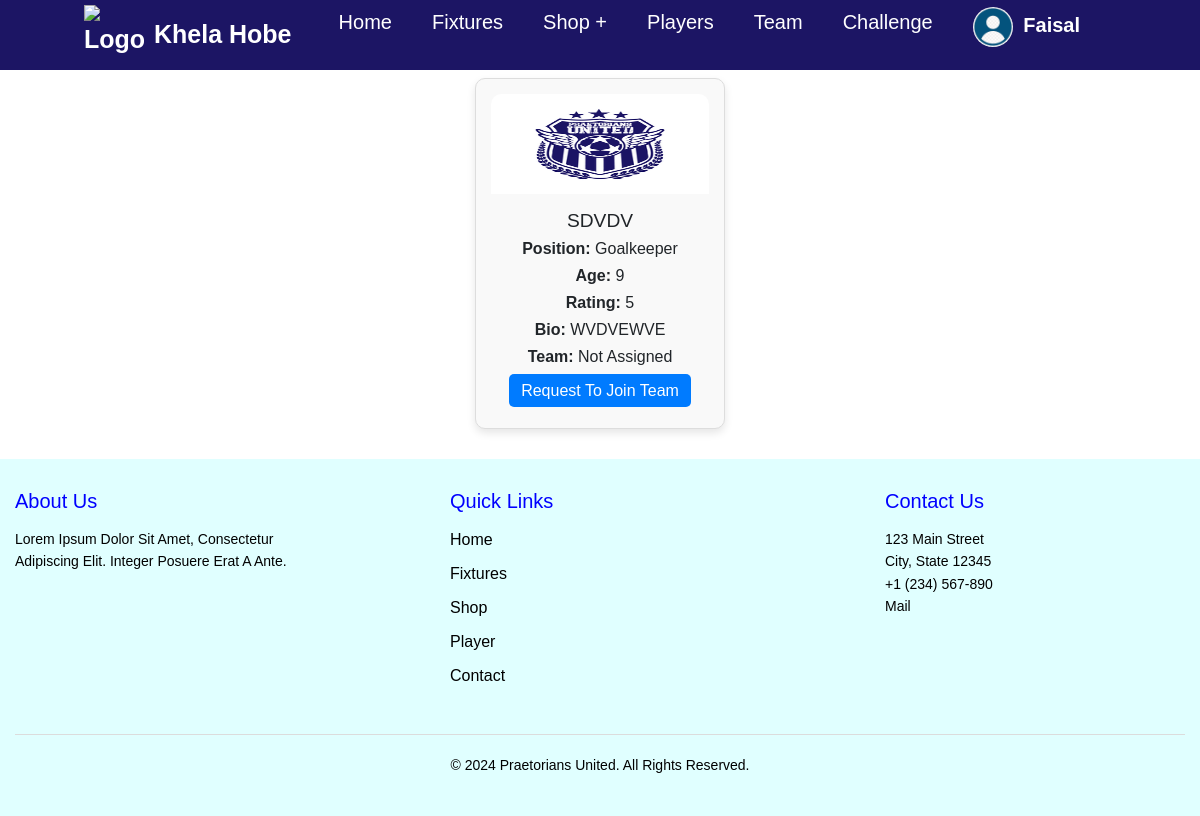
Page /player/addplayer_list/ (signed in) on the earlier database version.
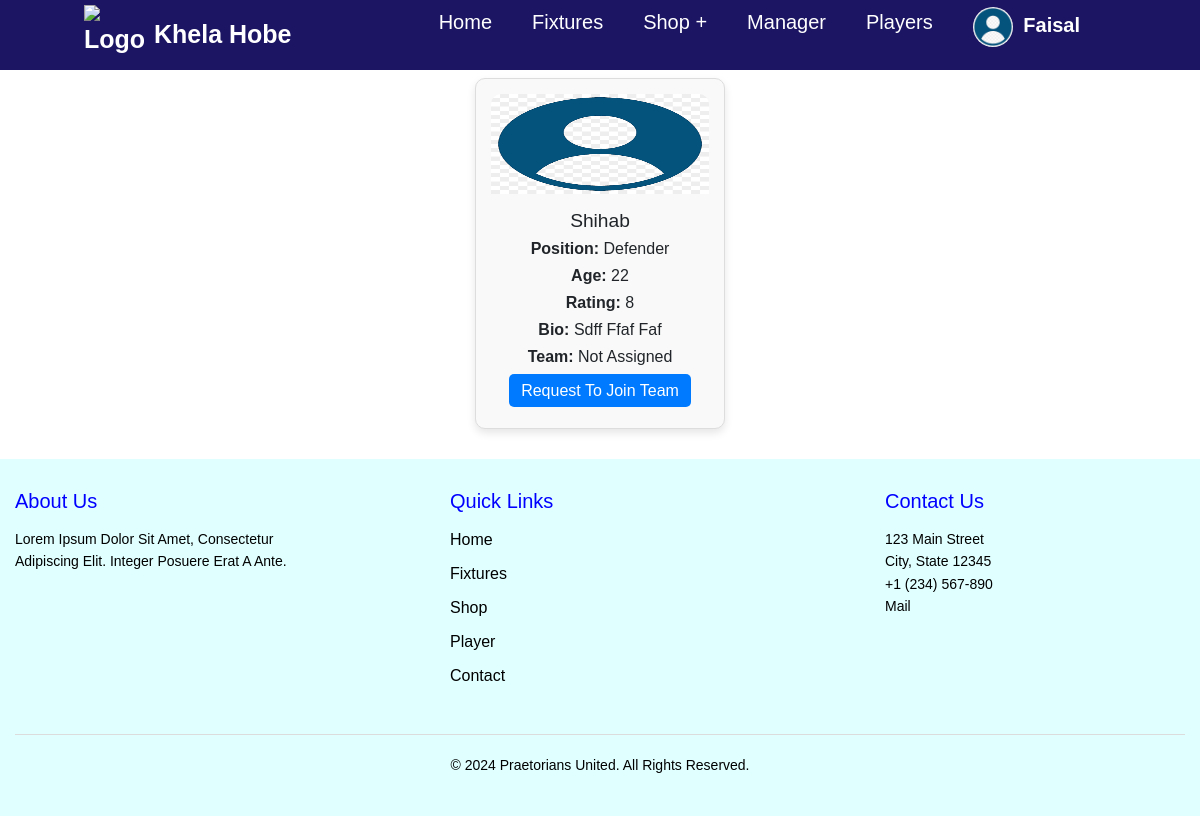
Same page on the later database version.
### User/models.py (models this page shows, shortened)
class Profile(models.Model):
    user = models.OneToOneField(User, on_delete=models.CASCADE)
    Name = models.CharField(max_length=100, blank=True, null=True)
    bio = models.TextField(blank=True, null=True)
    mobile = models.CharField(max_length=15, blank=True, null=True)
    avatar = models.ImageField(upload_to='avatars/', blank=True, null=True)

### Player/models.py (models this page shows, shortened)
class Player(models.Model):
    GOALKEEPER = 'goalkeeper'
    DEFENDER = 'defender'
    MIDFIELDER = 'midfielder'
    FORWARD = 'forward'
    POSITION_CHOICES = [
        (GOALKEEPER, 'Goalkeeper'),
        (DEFENDER, 'Defender'),
        (MIDFIELDER, 'Midfielder'),
        (FORWARD, 'Forward'),
    ]
    RATING_CHOICES = [
        (1, '1'),
        (2, '2'),
        (3, '3'),
        (4, '4'),
        (5, '5'),
        (6, '6'),
        (7, '7'),
        (8, '8'),
        (9, '9'),
        (10, '10'),
    ]
    user = models.OneToOneField(User, on_delete=models.CASCADE)
    name = models.CharField(max_length=100)
    bio = models.TextField(null=True)
    kit = models.IntegerField(unique=True)
    team = models.ForeignKey(Team, on_delete=models.SET_NULL, null=True, blank=True, related_name='player')
    position = models.CharField(
        max_length=50,
        choices=POSITION_CHOICES,
        default=MIDFIELDER,
    )
    age = models.IntegerField()
    img = models.ImageField(upload_to='player_images/')
    NID_number = models.CharField(max_length=100)
    nationality = models.CharField(max_length=100, null=True)
    nationality_image = models.ImageField(upload_to='player_nationality_images/', null=True)
    rating = models.IntegerField(choices=RATING_CHOICES,default=5)  # Rating field from 1 to 10

### Player/views.py (the view)
# urls.py: path('addplayer_list/', views.addplayer_list, name='addplayer_list'),
@login_required
def addplayer_list(request):
    players = Player.objects.all()
    context = {
        'players': players,
    }
    return render(request, 'addplayer_list.html', context)

### templates/addplayer_list.html (shortened to what this page needs)
{% extends "base.html" %}
{% load static %}
{% block content %}
<h1>Player List</h1>
<div class="player-all-list">
    {% for player in players %}
    {% if player.team == team %}
    <div class="player-all-card">
        <div class="player-all-image">
            <img src="{{ player.img.url }}" alt="{{ player.name }} Image">
        </div>
        <div class="player-all-list-info">
            <h2>{{ player.name }}</h2>
            <p><strong>Position:</strong> {{ player.get_position_display }}</p>
            <p><strong>Age:</strong> {{ player.age }}</p>
            <p><strong>Rating:</strong> {{ player.rating }}</p>
            <p><strong>Bio:</strong> {{ player.bio }}</p>
            <p><strong>Team:</strong>
                {% if player.team %}
                    {{ player.team.name }}
                {% else %}
                    Not assigned
                {% endif %}
            </p>
            <div class="player-all-list-actions">
                <a href="">Request to Join Team</a>
            </div>
        </div>
    </div>
    {% endif%}
    {% endfor %}
</div>
{% endblock %}

### templates/base.html (shortened to what this page needs)
{% include 'header.html' %}
{% load static%}
{% block content %}{% endblock %}
{% include 'footer.html' %}

### templates/header.html (shortened to what this page needs)
{% load static %}
<!DOCTYPE html>
<html lang="en">
<head>
    <link rel="stylesheet" href="{% static 'css/style.css' %}">
</head>
<body class="hea">
    <header >
        <a class="logo" href="">
                <img src="" alt="Logo" style="width: 60px; height: 60px; margin-right: 10px;">
                Khela Hobe
        </a>
        <nav class="navbar" >
            <ul>
                <li><a href="{% url 'home' %}">Home</a></li>
                <li><a href="">Fixtures</a></li>
                <li><a href="">Shop + </a>
                </li>
                {% if user.is_authenticated %}
                {% if not request.user.player %}
                <li><a href="{% url 'check_manager_profile' %}">Manager</a></li>
                {%endif%}
                {%endif%}
                {% if user.is_authenticated and not request.user.manager %}
                <li><a href="{% url 'check_player_profile' %}">Players</a></li>
                {%endif%}
                {% if request.user.player %}
                <li><a href="">Team</a>
                </li>
                {% endif %}
                {% if user.is_authenticated and user.player and user.player.team %}
                <li><a href="">Challenge</a></li>
                {%endif%}
                {% if user.is_authenticated %}
                <li>
                <a class="logo" href="">
                    {% if user.profile.avatar %}
                    <img src="{{ user.profile.avatar.url }}" alt="Avatar" style="width: 40px; height: 40px; border-radius: 50%; margin-right: 5px;">
                    {% else %}
                    <span class="fa fa-user-circle-o fa-lg"></span>
                    {% endif %}
                    {{ user.username }}
                </a>
            </li>
                {%else%}
                <li><a href="{% url 'login' %}">Login</a></li>
                <li><a href="{% url 'signup' %}">Signup</a></li>
                {% endif %}
            </ul>
        </nav>
    </header>
</body>
</html>

### templates/footer.html (shortened to what this page needs)
{%load static%}
<!DOCTYPE html>
<html lang="en">
<head>
    <link href="https://stackpath.bootstrapcdn.com/bootstrap/4.5.2/css/bootstrap.min.css" rel="stylesheet">
    <link rel="stylesheet" href="{% static 'css/style.css' %}">
</head>
<body>
    <footer>
        <div class="footer-container">
            <div class="footer-row">
                <div class="footer-col-md-4">
                    <h5>About Us</h5>
                    <p>Lorem ipsum dolor sit amet, consectetur adipiscing elit. Integer posuere erat a ante.</p>
                </div>
                <div class="footer-col-md-4">
                    <h5>Quick Links</h5>
                    <ul class="footer-list-unstyled">
                        <li><a href="" class="footer-text-white">Home</a></li>
                        <li><a href="" class="footer-text-white">Fixtures</a></li>
                        <li><a href="" class="footer-text-white">Shop</a></li>
                        <li><a href="" class="footer-text-white">Player</a></li>
                        <li><a href="" class="footer-text-white">Contact</a></li>
                    </ul>
                </div>
                <div class="footer-col-md-4">
                    <h5>Contact Us</h5>
                    <address>
                        123 Main Street<br>
                        City, State 12345<br>
                        <a href="tel:+1234567890" class="footer-text-white">+1 (234) 567-890</a><br>
                        <a href="" class="footer-text-white">mail</a>
                    </address>
                </div>
            </div>
            <div class="footer-row mt-3">
                <div class="footer-col text-center">
                    <p class="tect-center">&copy; 2024 Praetorians United. All rights reserved.</p>
                </div>
            </div>
        </div>
    </footer>
</body>
</html>

### static/css/style.css (style rules this page uses)
* { margin: 0; padding: 0; box-sizing: border-box; font-family: Arial, Helvetica, sans-serif; text-transform: capitalize; text-decoration: none; }
body { min-height: 100vh; background-size: cover; background-position: center; }
header { position: fixed; top: 0; left: 0; right: 0; background: #1c1564; padding: 20px 7%; display: flex; align-items: center; justify-content: space-between; z-index: 1000; height: 70px; }
header .logo { font-weight: bolder; font-size: 25px; color: #fff; text-decoration: none; display: flex; align-items: center; }
header .logo img { margin-right: 10px; }
header .navbar { display: flex; align-items: center; }
header .navbar ul { list-style: none; display: flex; }
header .navbar ul li { position: relative; display: inline-block; }
header .navbar ul li a { font-size: 20px; padding: 10px 20px; color: #FFFFFF; display: block; text-decoration: none; }
footer { background-color: #E0FFFF; color: #fff; margin-top: 20px; padding: 20px 0; font-family: Arial, sans-serif; }
.footer-container { max-width: 1200px; margin: 0 auto; padding: 0 15px; }
.footer-row { display: flex; flex-wrap: wrap; justify-content: space-between; margin-bottom: 20px; }
.footer-col-md-4 { flex: 1 1 300px; max-width: 300px; margin: 10px 0; }
.footer-col-md-4 h5 { font-size: 1.25em; margin-bottom: 15px; color: blue; }
.footer-col-md-4 p, .footer-col-md-4 address { font-size: 0.875em; line-height: 1.6; color: black; }
.footer-list-unstyled { list-style: none; padding: 0; }
.footer-list-unstyled li { margin-bottom: 10px; }
.footer-text-white { color: black; text-decoration: none; transition: color 0.2s; }
.footer-row.mt-3 { border-top: 1px solid #dcdcdc; padding-top: 20px; color: black; }
.footer-col.text-center { flex: 1 1 100%; text-align: center; }
.footer-col.text-center p { margin: 0; font-size: 0.875em; color: Black; }
.player-all-card { border: 1px solid #ccc; border-radius: 8px; overflow: hidden; background-color: #f9f9f9; transition: transform 0.3s; padding: 10px; }
.player-all-list { margin-top: 20px; display: flex; flex-wrap: wrap; justify-content: space-around; }
.player-all-card { border: 1px solid #ddd; border-radius: 10px; margin: 10px; padding: 15px; width: 250px; box-shadow: 0 4px 8px rgba(0,0,0,0.1); transition: transform 0.2s; }
.player-all-image img { width: 100%; height: 100px; border-radius: 10px 10px 0 0; }
.player-all-list-info { padding: 10px; text-align: center; }
.player-all-list-info h2 { font-size: 1.2em; margin: 5px 0; }
.player-all-list-info p { margin: 3px 0; }
.player-all-list-actions { margin-top: 10px; }
.player-all-list-actions a { text-decoration: none; color: #fff; background-color: #007bff; padding: 8px 12px; border-radius: 5px; transition: background-color 0.2s; }

Differences in the rows shown:
removed Player: img (picture), name "SDVDV", position "Goalkeeper", age "9", rating "5", bio "WVDVEWVE", shows "Not Assigned"
added Player: img (placeholder picture), name "Shihab", position "Defender", age "22", rating "8", bio "Sdff Ffaf Faf", shows "Not Assigned"
Other differences:
text no longer shown: "Team Challenge"
text now shown: "Manager"
